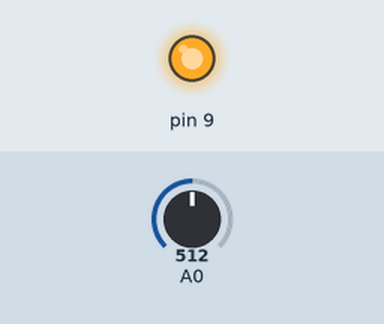
Recording of a sketch running on a simulated Arduino Uno, built with avr-gcc and run on an emulated ATmega328P. On the bench: output pins drawn as LEDs (lit = HIGH). The inputs (shaded band) are chosen by the test bench; at power-on: A0 = 512. What the sketch prints to the serial monitor is not drawn.

Above: at 0.1 s.
Timing chart, 0 to 1.6 s (numbered marks = the images above):
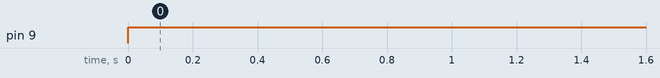

Measured:
- by itself, pin 9: LOW → HIGH at 0.00 s

The sketch:

ldr.ino
```cpp
int ldrvalue ;
int ldrvalue1 ;
void setup() {
pinMode(A0,INPUT);
pinMode(9,OUTPUT);
Serial.begin(9600);
}

void loop() {
  digitalWrite(9,HIGH);
 ldrvalue = analogRead(A0);
 Serial.println(ldrvalue);
 delay(250);
}
```
